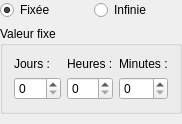
<ui version="4.0" >
 <class>TimeLeaseEditor</class>
 <widget class="QWidget" name="TimeLeaseEditor" >
  <property name="geometry" >
   <rect>
    <x>0</x>
    <y>0</y>
    <width>160</width>
    <height>116</height>
   </rect>
  </property>
  <property name="sizePolicy" >
   <sizepolicy vsizetype="Expanding" hsizetype="Expanding" >
    <horstretch>0</horstretch>
    <verstretch>0</verstretch>
   </sizepolicy>
  </property>
  <property name="windowTitle" >
   <string>TimeLease</string>
  </property>
  <layout class="QVBoxLayout" >
   <property name="leftMargin" >
    <number>0</number>
   </property>
   <property name="topMargin" >
    <number>0</number>
   </property>
   <property name="rightMargin" >
    <number>0</number>
   </property>
   <property name="bottomMargin" >
    <number>10</number>
   </property>
   <item>
    <layout class="QHBoxLayout" >
     <item>
      <widget class="QRadioButton" name="radioFixed" >
       <property name="text" >
        <string>Fixée</string>
       </property>
       <property name="checked" >
        <bool>true</bool>
       </property>
      </widget>
     </item>
     <item>
      <widget class="QRadioButton" name="radioInfinite" >
       <property name="text" >
        <string>Infinie</string>
       </property>
      </widget>
     </item>
    </layout>
   </item>
   <item>
    <widget class="QGroupBox" name="groupBox" >
     <property name="title" >
      <string>Valeur fixe</string>
     </property>
     <layout class="QGridLayout" >
      <item row="0" column="0" >
       <widget class="QLabel" name="label_5" >
        <property name="text" >
         <string>Jours :</string>
        </property>
       </widget>
      </item>
      <item row="0" column="1" >
       <widget class="QLabel" name="label_6" >
        <property name="text" >
         <string>Heures :</string>
        </property>
       </widget>
      </item>
      <item row="0" column="2" >
       <widget class="QLabel" name="label_7" >
        <property name="text" >
         <string>Minutes :</string>
        </property>
       </widget>
      </item>
      <item row="1" column="0" >
       <widget class="QSpinBox" name="spinDays" >
        <property name="maximum" >
         <number>999</number>
        </property>
       </widget>
      </item>
      <item row="1" column="1" >
       <widget class="QSpinBox" name="spinHours" >
        <property name="maximum" >
         <number>23</number>
        </property>
       </widget>
      </item>
      <item row="1" column="2" >
       <widget class="QSpinBox" name="spinMinutes" >
        <property name="maximum" >
         <number>59</number>
        </property>
       </widget>
      </item>
     </layout>
    </widget>
   </item>
   <item>
    <spacer>
     <property name="orientation" >
      <enum>Qt::Vertical</enum>
     </property>
     <property name="sizeHint" >
      <size>
       <width>20</width>
       <height>0</height>
      </size>
     </property>
    </spacer>
   </item>
  </layout>
 </widget>
 <layoutdefault spacing="6" margin="11" />
 <resources/>
 <connections>
  <connection>
   <sender>radioFixed</sender>
   <signal>toggled(bool)</signal>
   <receiver>groupBox</receiver>
   <slot>setEnabled(bool)</slot>
   <hints>
    <hint type="sourcelabel" >
     <x>32</x>
     <y>9</y>
    </hint>
    <hint type="destinationlabel" >
     <x>62</x>
     <y>42</y>
    </hint>
   </hints>
  </connection>
 </connections>
</ui>
